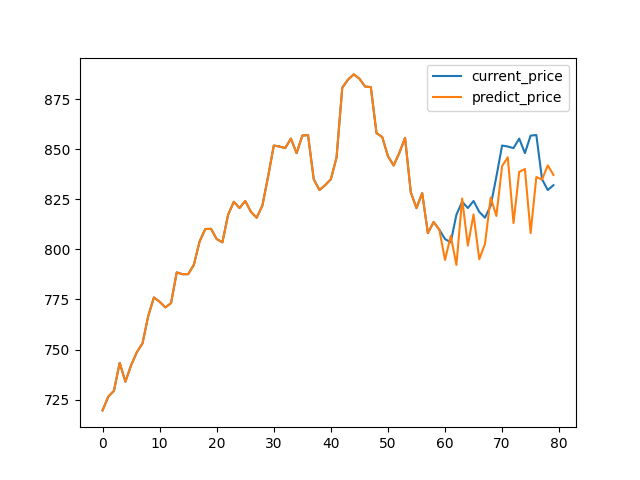
#> input picture data_fitting_practice/Figure_8.png, 640 x 480 px
$ python main.py
#> lines starting #> are read from the running program, lines starting #| are printed output that depends on the picture
import os
from typing import List, Tuple

import cv2
import numpy as np
import pandas as pd
from matplotlib import pyplot as plt


# [76 lines left out: functions compute_residuals, compute_jacobian, compute_homography, not called in this run]


if __name__ == "__main__":
    cur_dir_path = os.path.dirname(os.path.realpath(__file__))
    img1 = cv2.imread(
        os.path.join(cur_dir_path, "./Figure_8.png"), cv2.IMREAD_GRAYSCALE
    )
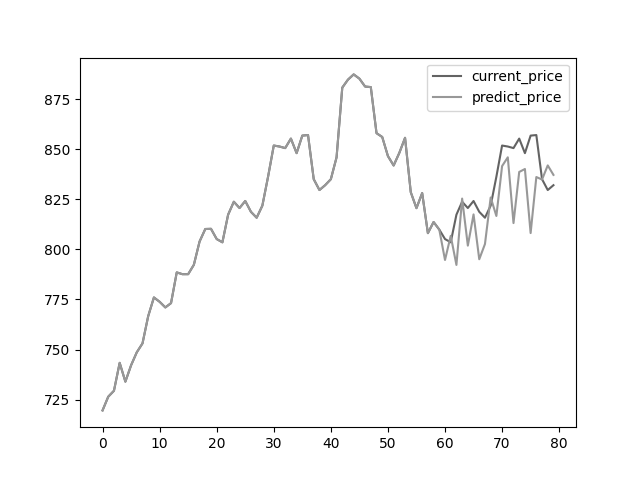
#> img1: shape (480, 640); min 0, max 255, mean 250.3

    height, width = img1.shape
#> height = 480; width = 640
    src_points = np.float32(
        [[0, 0], [width - 1, 0], [0, height - 1], [width - 1, height - 1]]
    )
#> src_points = [[0, 0], [639, 0], [0, 479], [639, 479]]
    dst_points = np.float32(
        [
            [0, height / 3],  # 왼쪽 위
            [width - 1, 0],  # 오른쪽 위
            [0, height * 2 / 3],  # 왼쪽 아래
            [width - 1, height - 1],  # 오른쪽 아래
        ]
    )
    H, _ = cv2.findHomography(src_points, dst_points)
    wraped_img = cv2.warpPerspective(img1, H, (width, height))
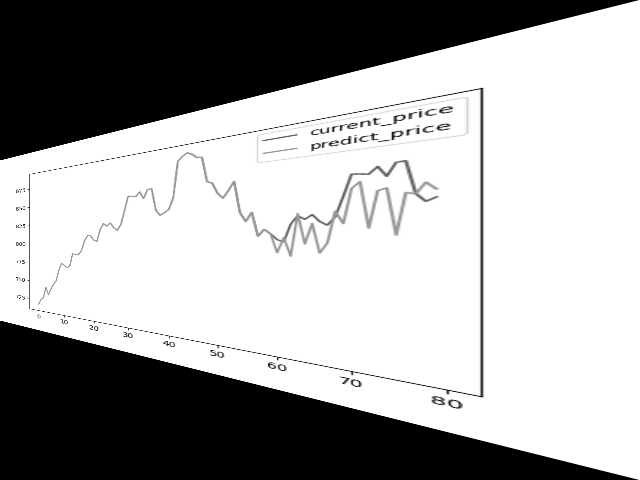
#> wraped_img: shape (480, 640); min 0, max 255, mean 166.9

    cv2.imshow("Warped Image", wraped_img)
    cv2.waitKey(0)
    cv2.destroyAllWindows()

    cv2.imshow("Original Image", img1)
    cv2.waitKey(0)
    cv2.destroyAllWindows()

    orb = cv2.ORB_create()
    kp1, des1 = orb.detectAndCompute(img1, None)
#> kp1 = 500 keypoints; strongest (x, y, size): (440, 444, 31), (442, 442, 31), (50, 297, 31), (54, 348, 31)
    kp2, des2 = orb.detectAndCompute(wraped_img, None)
#> kp2 = 500 keypoints; strongest (x, y, size): (447, 392, 31), (449, 402, 31), (392, 137, 31), (404, 116, 31)

    bf = cv2.BFMatcher(cv2.NORM_HAMMING, crossCheck=True)
    matches = bf.match(des1, des2)
#> matches = 143 matches
    matches = sorted(matches, key=lambda x: x.distance)

    print(f"Number of matches: {len(matches)}")
#| Number of matches: 143
    cv2.imshow(
        "Matches",
        cv2.drawMatches(
            img1,
            kp1,
            wraped_img,
            kp2,
            matches[:10],
            None,
            flags=cv2.DrawMatchesFlags_NOT_DRAW_SINGLE_POINTS,
        ),
    )
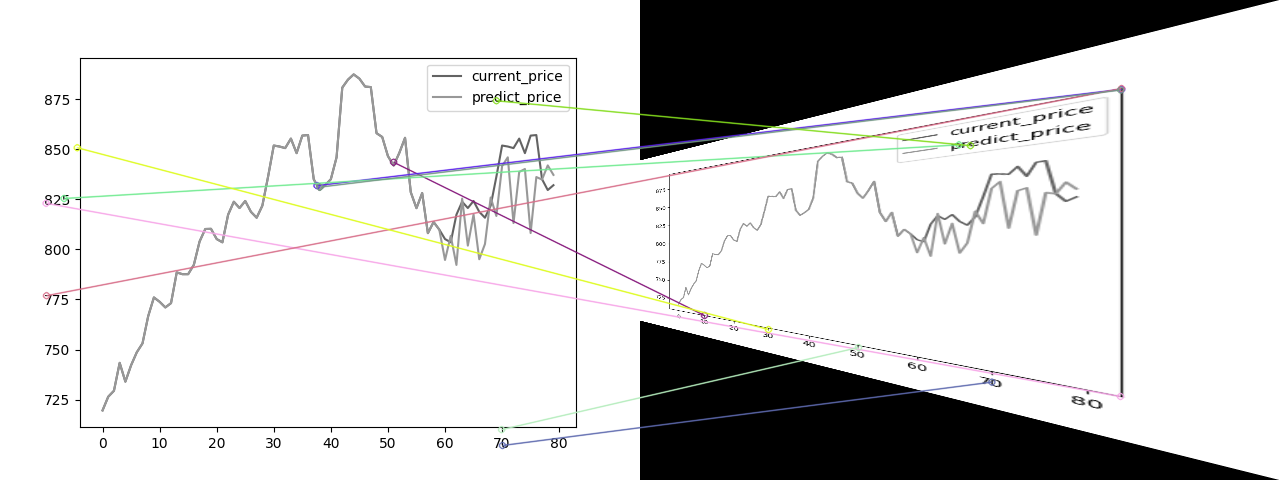
#> window 'Matches': shape (480, 1280, 3); mean B, G, R 207.6, 207.7, 207.8
    cv2.waitKey(0)
    cv2.destroyAllWindows()
